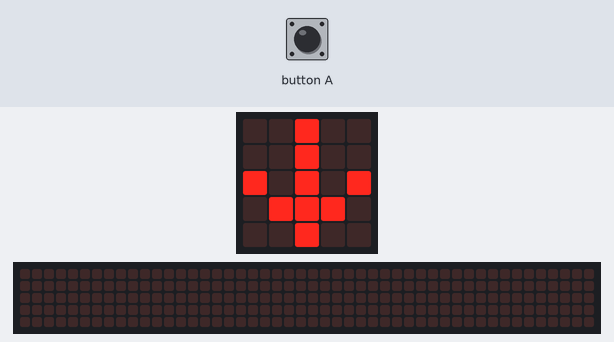
A program run on a simulated BBC micro:bit running MicroPython. On the bench: the board's 5×5 LED display, a strip that is not on the board, showing the scrolling text unrolled. The test bench sets the inputs (shaded band). The 48×5 strip is a reading aid, not a part: it shows the text the display is scrolling, unrolled, one strip-width of it at a time.

Above: at 3.3 s.
3.4 s: button A pressed for 0.15 s
At 3.41 s:
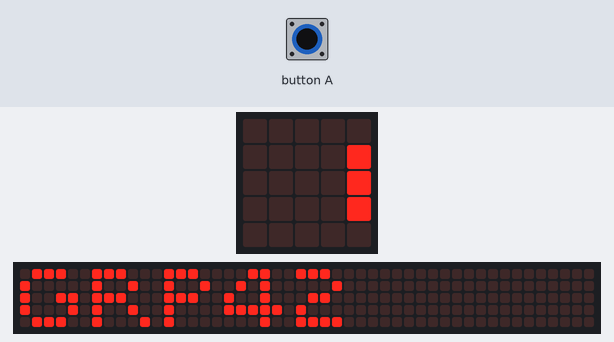
8.6 s: button A pressed for 1 s
At 8.69 s:
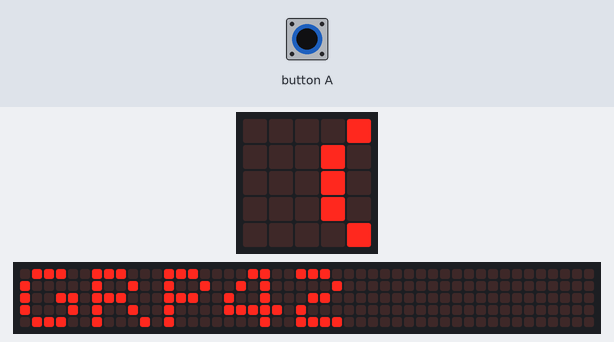

The program:

mb_bridge.py
```python
# mb_bridge.py — Treasure Hunt bridge micro:bit (USB relay + registration downlink)
#
# REUSE NOTE: The uplink (radio → serial) section is identical to all other
# games in this repo. A downlink section has been added to relay registration
# commands from the PC to the radio group.
#
# This device is STATIONARY — keep the USB cable connected at all times.
# It is NOT a hunter or a treasure.
#
# UPLINK (radio → PC serial, every packet):
#   <message>,<rssi>\n        — anything heard on radio group 42
#
# DOWNLINK (PC serial → radio, only RG| registration commands):
#   RG|S|<tok>\n              — broadcast REG_START to all hunters
#   RG|A|<nonce>|<tok>|<code>\n   — assign code to one hunter
#   RG|K|<nonce>|<hid>\n     — confirm binding
#   RG|E\n                   — end / cancel session
#   RG|G\n                   — game start (hunters play go-jingle)
#
# The bridge relays ALL radio packets upward and only validated RG| commands
# downward. It never calls uart.init() — that would break the USB serial link.
#
# LED: down arrow (towards USB) = bridge mode.
# Button A: scroll radio group for debugging.

from microbit import *
import radio

RADIO_GROUP = 42
RADIO_POWER = 7   # max power so the bridge hears all devices

radio.config(group=RADIO_GROUP, power=RADIO_POWER, queue=8, length=64)
radio.on()

display.scroll('BRDG', delay=80)
display.show(Image.ARROW_S)   # arrow pointing down = USB connected below

rx_buffer = b''   # partial serial line arriving from the PC


def decode(raw):
    """Strip the 3-byte radio header and return printable ASCII."""
    if isinstance(raw, bytes):
        return ''.join(chr(b) for b in raw[3:] if 32 <= b < 127).strip()
    return str(raw).strip()


while True:
    # -----------------------------------------------------------------------
    # DOWNLINK: commands pushed from the PC to broadcast over radio
    # -----------------------------------------------------------------------
    # uart.any() is true when bytes are waiting in the USB serial buffer.
    # Do NOT call uart.init() here — the default UART IS the USB connection
    # that print() writes to; reinitialising it breaks both directions.
    if uart.any():
        chunk = uart.read()
        if chunk:
            rx_buffer += chunk
            while b'\n' in rx_buffer:
                line, rx_buffer = rx_buffer.split(b'\n', 1)
                try:
                    cmd = line.decode('utf-8').strip()
                    # Only relay validated registration commands to the radio.
                    # Anything else is silently discarded (no error propagation).
                    if cmd.startswith('RG|') and len(cmd) <= 60:
                        radio.send(cmd)
                except Exception:
                    pass  # never let a bad byte take the bridge down
            # Safety valve: if no newline arrives within 200 bytes, discard.
            if len(rx_buffer) > 200:
                rx_buffer = b''

    # -----------------------------------------------------------------------
    # UPLINK: every radio packet forwarded to the PC
    # -----------------------------------------------------------------------
    packet = radio.receive_full()
    if packet:
        raw, rssi, _ = packet
        text = decode(raw)
        if text:
            print('{},{}'.format(text, rssi))

    # Debug: Button A scrolls the radio group
    if button_a.was_pressed():
        display.scroll('GRP{}'.format(RADIO_GROUP), delay=80)
        display.show(Image.ARROW_S)

    sleep(5)
```

Measured:
- after the input at 3.4 s, the display: changes at once (image 1)
- after the input at 8.6 s, the display: first changes at once (image 2 shows a later state)
